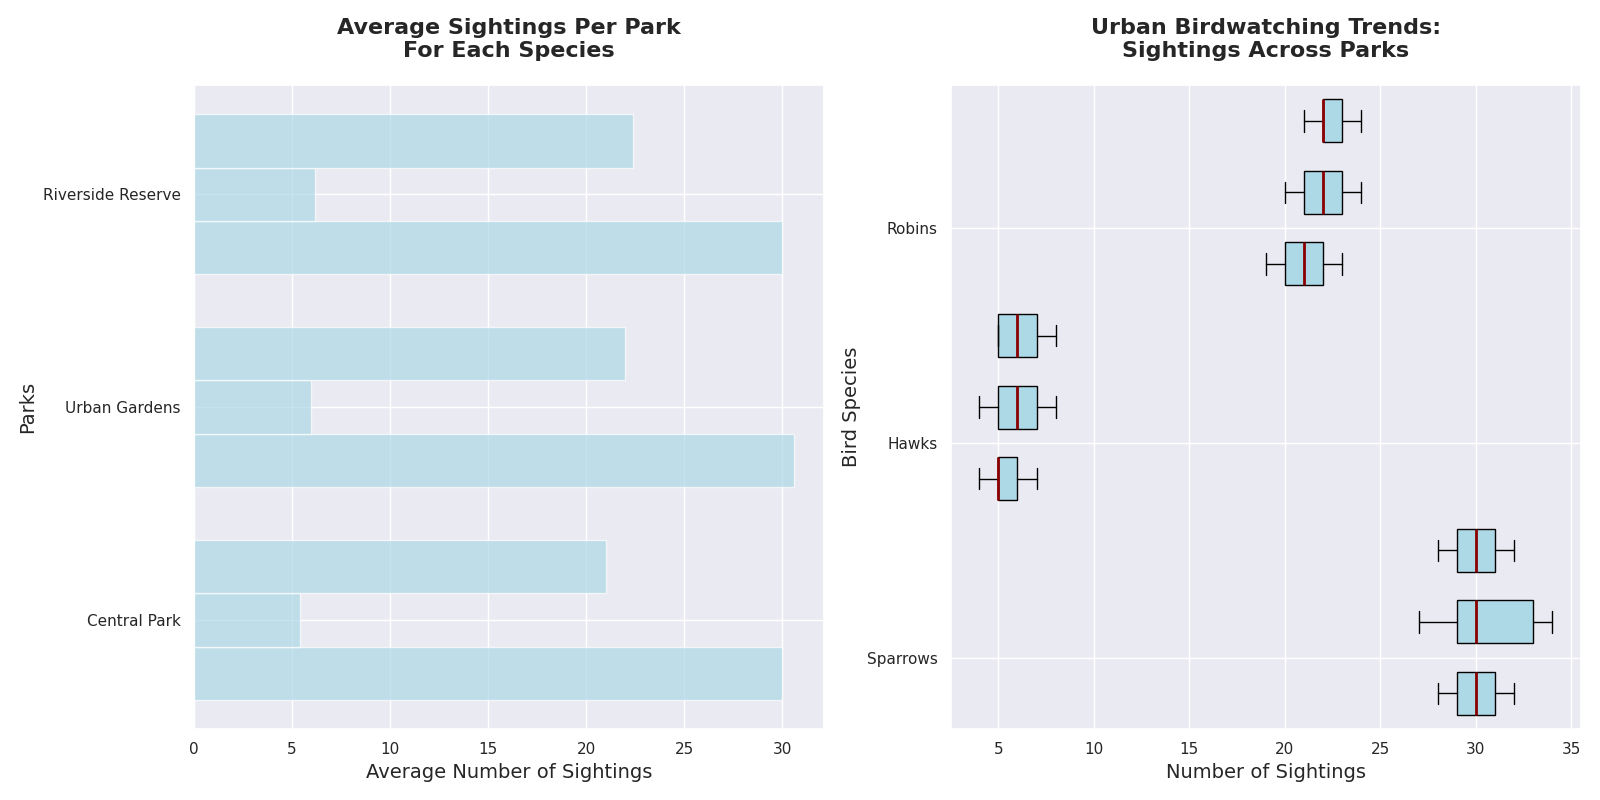

Here is the Python script that generated this plot:
import matplotlib.pyplot as plt
import numpy as np

species = ['Sparrows', 'Hawks', 'Robins']
parks = ['Central Park', 'Urban Gardens', 'Riverside Reserve']

sparrows_sightings = [30, 28, 32, 31, 29, 27, 33, 34, 30, 29, 30, 31, 32, 28, 29, 34]
hawks_sightings = [5, 6, 7, 4, 5, 6, 7, 8, 5, 4, 6, 7, 8, 5, 5]
robins_sightings = [20, 21, 19, 22, 23, 21, 22, 23, 24, 20, 21, 22, 23, 24, 22, 21]

min_len_cp = min(len(sparrows_sightings[:5]), len(hawks_sightings[:5]), len(robins_sightings[:5]))
min_len_ug = min(len(sparrows_sightings[5:10]), len(hawks_sightings[5:10]), len(robins_sightings[5:10]))
min_len_rr = min(len(sparrows_sightings[10:15]), len(hawks_sightings[10:15]), len(robins_sightings[10:15]))

central_park_data = np.array([sparrows_sightings[:min_len_cp], hawks_sightings[:min_len_cp], robins_sightings[:min_len_cp]]).T
urban_gardens_data = np.array([sparrows_sightings[5:5 + min_len_ug], hawks_sightings[5:5 + min_len_ug], robins_sightings[5:5 + min_len_ug]]).T
riverside_reserve_data = np.array([sparrows_sightings[10:10 + min_len_rr], hawks_sightings[10:10 + min_len_rr], robins_sightings[10:10 + min_len_rr]]).T

avg_sightings = {
    "Sparrows": [np.mean(central_park_data[:, 0]), np.mean(urban_gardens_data[:, 0]), np.mean(riverside_reserve_data[:, 0])],
    "Hawks": [np.mean(central_park_data[:, 1]), np.mean(urban_gardens_data[:, 1]), np.mean(riverside_reserve_data[:, 1])],
    "Robins": [np.mean(central_park_data[:, 2]), np.mean(urban_gardens_data[:, 2]), np.mean(riverside_reserve_data[:, 2])]
}

fig, axes = plt.subplots(1, 2, figsize=(16, 8))

ax1 = axes[1]  # Now, ax1 is the second subplot
bplot1 = ax1.boxplot(central_park_data, vert=False, patch_artist=True, positions=np.arange(3)*3, widths=0.6)
bplot2 = ax1.boxplot(urban_gardens_data, vert=False, patch_artist=True, positions=np.arange(3)*3 + 1, widths=0.6)
bplot3 = ax1.boxplot(riverside_reserve_data, vert=False, patch_artist=True, positions=np.arange(3)*3 + 2, widths=0.6)

consistent_color = 'lightblue'
for bplot in [bplot1, bplot2, bplot3]:
    for patch in bplot['boxes']:
        patch.set_facecolor(consistent_color)
    for median in bplot['medians']:
        median.set(color='darkred', linewidth=2)

ax1.set_title('Urban Birdwatching Trends:\nSightings Across Parks', fontsize=16, fontweight='bold', pad=20)
ax1.set_xlabel('Number of Sightings', fontsize=14)
ax1.set_ylabel('Bird Species', fontsize=14)
ax1.set_yticks([0.5, 3.5, 6.5])
ax1.set_yticklabels(species)

ax2 = axes[0]  # Now, ax2 is the first subplot
index = np.arange(len(parks))
bar_width = 0.25

for i, (species_name, averages) in enumerate(avg_sightings.items()):
    ax2.barh(index + i * bar_width, averages, bar_width, alpha=0.7, color=consistent_color)

ax2.set_title('Average Sightings Per Park\nFor Each Species', fontsize=16, fontweight='bold', pad=20)
ax2.set_xlabel('Average Number of Sightings', fontsize=14)
ax2.set_ylabel('Parks', fontsize=14)
ax2.set_yticks(index + bar_width)
ax2.set_yticklabels(parks)

plt.tight_layout()
plt.show()
